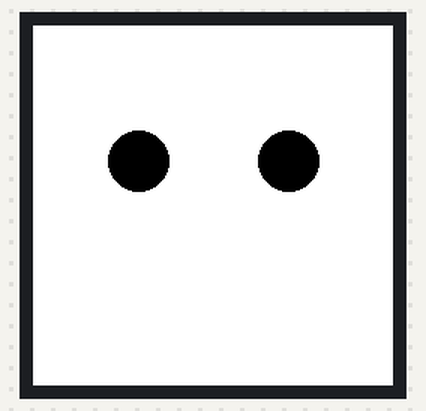
The program below on a simulated Raspberry Pi (BCM pin numbers). On the bench: 240×240 colour display. What the program prints to the terminal is not drawn. At 5.3 s the program stops and its outputs stay as they are.

Above: at 0.1 s.

The program:

face_st7789.py
```python
import time
import board
import digitalio
from PIL import Image, ImageDraw
import adafruit_rgb_display.st7789 as st7789

# Pin config for Raspberry Pi
cs_pin = digitalio.DigitalInOut(board.D8)      # CS
dc_pin = digitalio.DigitalInOut(board.D25)     # DC
reset_pin = digitalio.DigitalInOut(board.D24)  # RST
spi = board.SPI()

disp = st7789.ST7789(
    spi,
    rotation=0,
    width=240,
    height=240,
    x_offset=0,
    y_offset=80,      # ← Most 1.54" 240x240 panels need this!
    cs=cs_pin,
    dc=dc_pin,
    rst=reset_pin,
    baudrate=8000000
)

# Create white background
image = Image.new("RGB", (240, 240), (255, 255, 255))
draw = ImageDraw.Draw(image)

# Draw two black eyes (simple circles)
eye_radius = 20
eye_y = 90
eye_x1 = 70
eye_x2 = 170
draw.ellipse((eye_x1-eye_radius, eye_y-eye_radius, eye_x1+eye_radius, eye_y+eye_radius), fill=(0,0,0))
draw.ellipse((eye_x2-eye_radius, eye_y-eye_radius, eye_x2+eye_radius, eye_y+eye_radius), fill=(0,0,0))

# Display the face
print("Displaying face...")
disp.image(image)
time.sleep(5)
```
